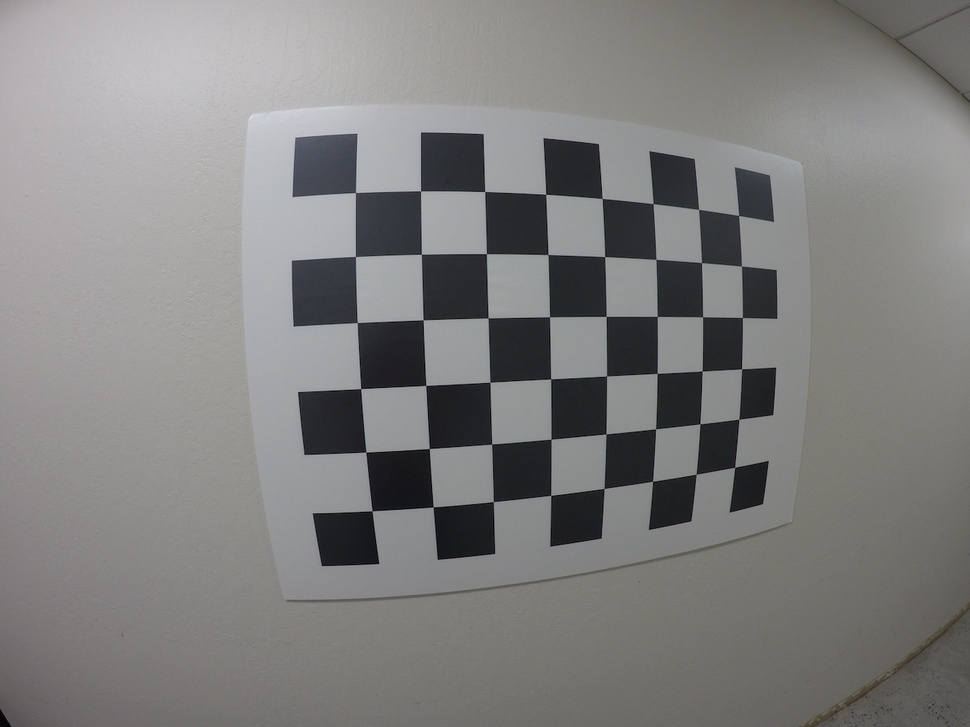
#> input picture Camera_Calibration/calibration_wide/GOPR0033.jpg, 970 x 727 px, shrunk from 1280 x 960 before the run; its folder holds only this picture in this run
$ jupyter execute --allow-errors camera_calibration.ipynb   (shell and % lines are left out)
#> lines starting #> are read from the running program, lines starting #| are printed output that depends on the picture; after the words box and inside, x2 and y2 are one past the last pixel; in counts of white or black regions, pixels touching at a corner belong together
# Calibrating a camera with OpenCV

[cell 1]
import numpy as np
import cv2
import glob
import time
import matplotlib.pyplot as plt
from IPython.display import clear_output

# prepare object points, like (0,0,0), (1,0,0), (2,0,0) ....,(6,5,0)
objp = np.zeros((6*8,3), np.float32)
objp[:,:2] = np.mgrid[0:8, 0:6].T.reshape(-1,2)

# Arrays to store object points and image points from all the images.
objpoints = [] # 3d points in real world space
imgpoints = [] # 2d points in image plane.

# Make a list of calibration images
images = glob.glob('calibration_wide/GO*.jpg')

# Step through the list and search for chessboard corners
for idx, fname in enumerate(images):
    img = cv2.imread(fname)
#> img is the input picture: shape (727, 970, 3); mean B, G, R 126.8, 127.5, 128.1
    gray = cv2.cvtColor(img, cv2.COLOR_BGR2GRAY)

    # Find the chessboard corners
    ret, corners = cv2.findChessboardCorners(gray, (8,6), None)
#> ret = True; corners = 48 rows, first 8: [355.5, 192.5], [420.6, 190.9], [484.7, 191.5], [545.7, 194.3], [602.2, 198.4], [653.1, 203.8], [698.6, 209.4], [738.6, 215.4]

    # If found, add object points, image points
    if ret == True:
        objpoints.append(objp)
        imgpoints.append(corners)

        # Draw and display the corners
        cv2.drawChessboardCorners(img, (8,6), corners, ret)
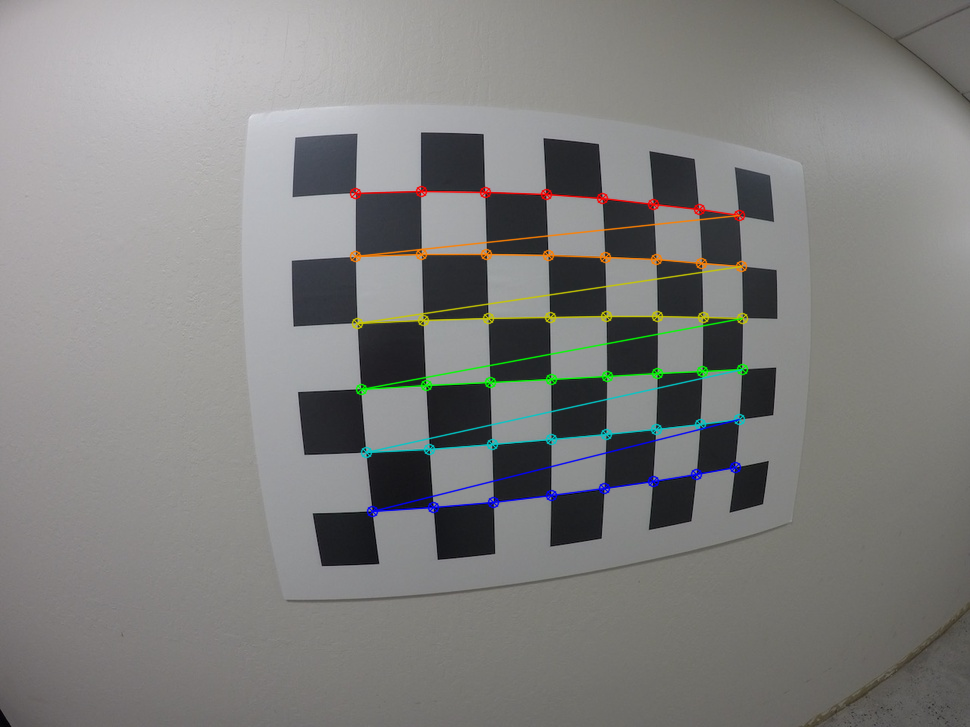
#> img: shape (727, 970, 3); 2.31% of pixels changed, all inside (x1, y1, x2, y2) = (349, 185, 749, 518)
        clear_output()
        plt.imshow(img)
#> (this line was passed over: IPython is not available in this run)
        plt.show()
        time.sleep(1)

If the above cell ran sucessfully, you should now have _objpoints_ and _imgpoints_ needed for camera calibration.  Run the cell below to calibrate, calculate distortion coefficients, and test undistortion on an image!

[cell 2]
import pickle

# Test undistortion on an image
img = cv2.imread('calibration_wide/test_image.jpg')
#> (the rest of this cell did not finish here and is left out)

# Undistort and Transform Perspective

[cell 3]
import pickle
import cv2
import numpy as np
import matplotlib.pyplot as plt
import matplotlib.image as mpimg

# Read in the saved camera matrix and distortion coefficients
# These are the arrays you calculated using cv2.calibrateCamera()
dist_pickle = pickle.load( open( "calibration_wide/wide_dist_pickle.p", "rb" ) )
#> (reads Camera_Calibration/calibration_wide/wide_dist_pickle.p from the repository)
